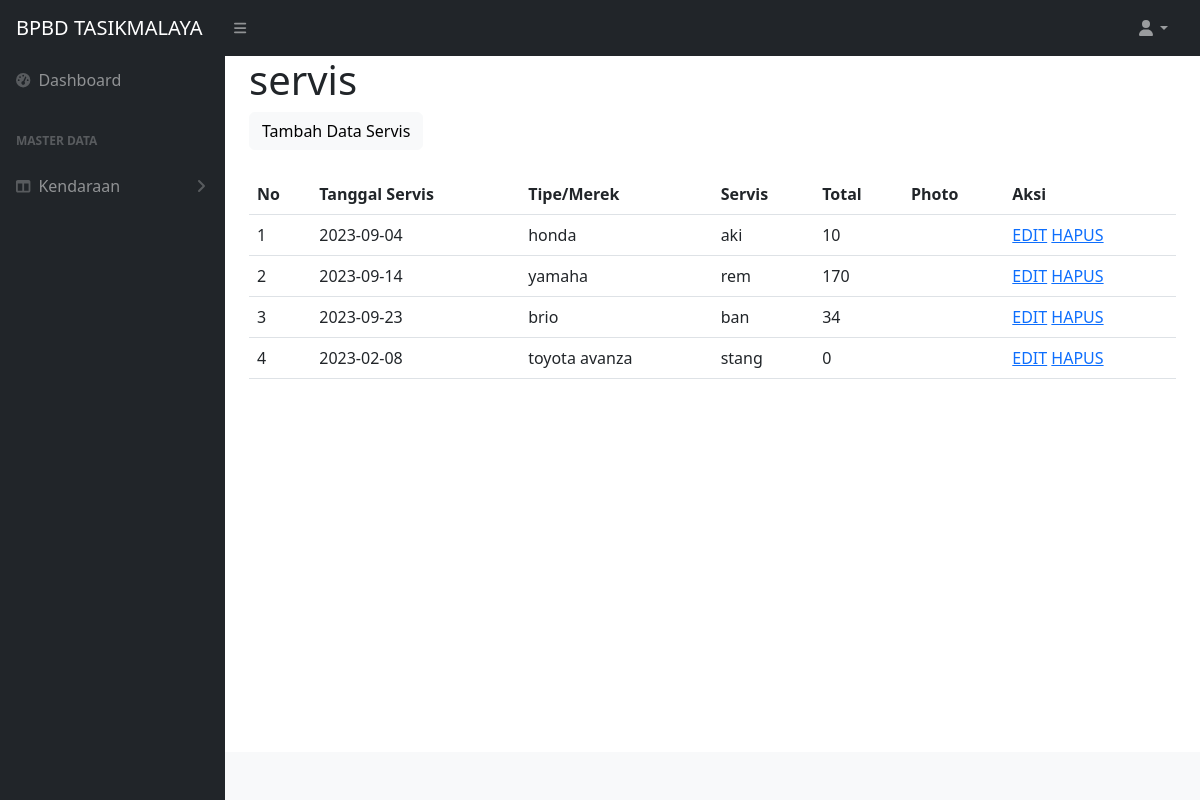
Page /Lyras/index.php?menu=servis-kendaraan (signed in) on the committed database.
### tables this page shows
CREATE TABLE `servis` (
  `id_servis` int(10) NOT NULL,
  `tanggal_servis` date NOT NULL,
  `merek` varchar(50) NOT NULL,
  `servis` varchar(30) NOT NULL,
  `total` int(100) NOT NULL,
  `photo` varchar(50) NOT NULL
);

### Lyras/konten/servis-kendaraan.php (the view, shortened to what this page needs)
<h1>servis</h1>
<div class="row">
    <div class="col-md-12">
        <a href="?menu=tambah-servis-kendaraan" class="btn btn-light">Tambah Data Servis</a>
        <br>
        <table class="table">
            <thead>
                <tr>
                    <th scope="col">No</th>
                    <th scope="col">Tanggal Servis</th>
                    <th scope="col">Tipe/Merek</th>
                    <th scope="col">Servis</th>
                    <th scope="col">Total</th>
                    <th scope="col">Photo</th>
                    <th scope="col">Aksi</th>
                </tr>
            </thead>
            <?php
            $q = mysqli_query($con, "select * from servis");
            $nomor = 1;
            while ($row = mysqli_fetch_assoc($q)) {
            ?>
                <tr>
                    <td><?php echo $nomor++; ?></td>
                    <td><?= $row['tanggal_servis']; ?></td>
                    <td><?= $row['merek']; ?></td>
                    <td><?= $row['servis']; ?></td>
                    <td><?= $row['total']; ?></td>
                    <td><?= $row['photo']; ?></td>
                    <td>
                        <a href="edit.php?id=<?php echo $data['id']; ?>">EDIT</a>
                        <a href="hapus.php?id=<?php echo $data['id']; ?>">HAPUS</a>
                    </td>
                </tr>
            <?php } ?>
        </table>
    </div>
</div>

### rows in the picture
servis: tanggal_servis "2023-09-04", merek "honda", servis "aki", total "10"
servis: tanggal_servis "2023-09-14", merek "yamaha", servis "rem", total "170"
servis: tanggal_servis "2023-09-23", merek "brio", servis "ban", total "34"
servis: tanggal_servis "2023-02-08", merek "toyota avanza", servis "stang", total "0"
